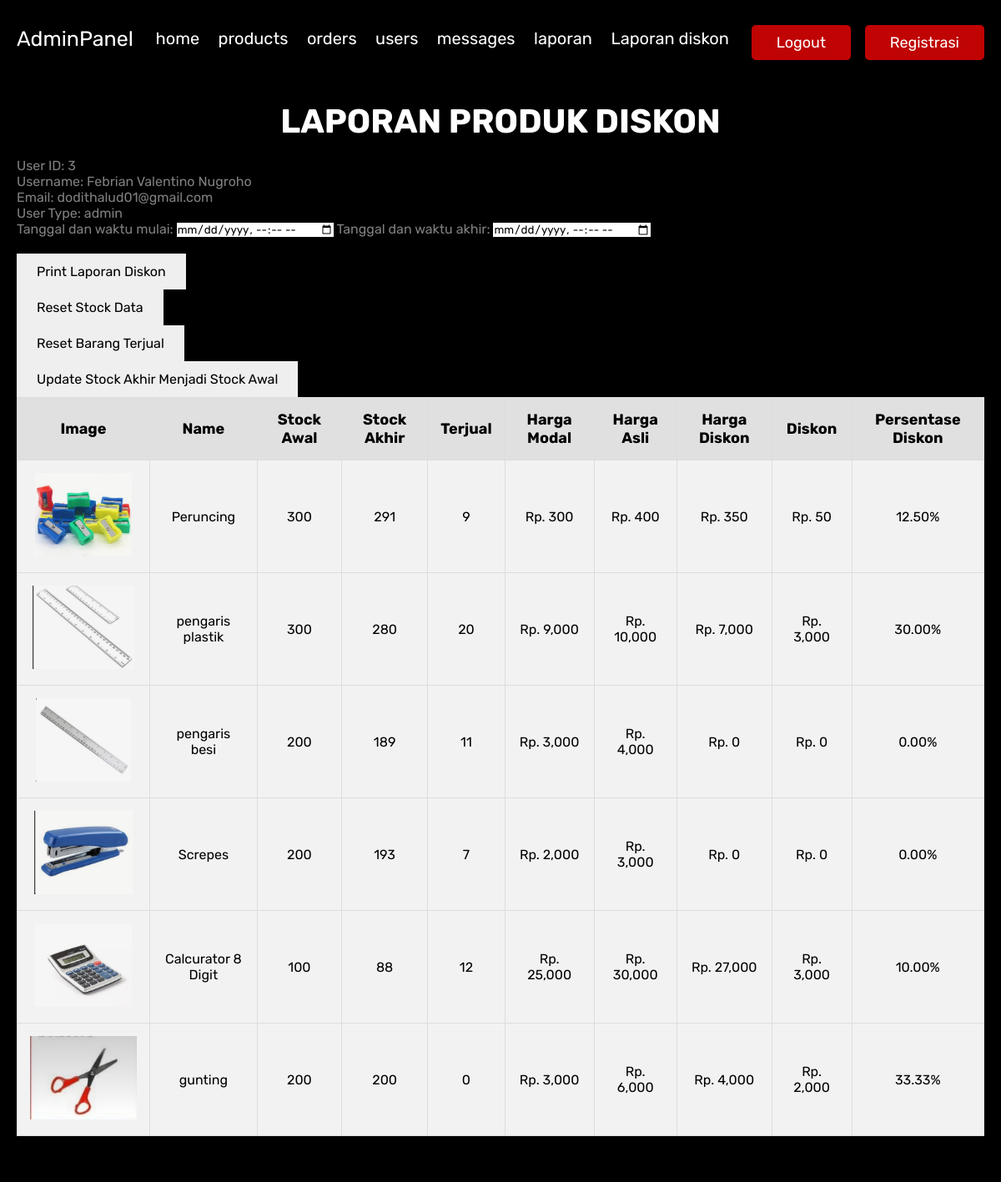
The page /admin_diskon.php (signed in) on the database its author committed.
### tables this page shows
CREATE TABLE `users` (
  `id` int(100) NOT NULL,
  `name` varchar(100) NOT NULL,
  `email` varchar(100) NOT NULL,
  `password` varchar(100) NOT NULL,
  `user_type` varchar(20) NOT NULL DEFAULT 'user',
  `last_login` datetime DEFAULT NULL,
  `last_logout` datetime DEFAULT NULL
);

CREATE TABLE `products` (
  `id` int(100) NOT NULL,
  `name` varchar(100) NOT NULL,
  `cost_price` int(11) NOT NULL,
  `price` int(100) NOT NULL,
  `quantity` int(11) NOT NULL,
  `initial_stock` int(11) NOT NULL,
  `image` varchar(100) NOT NULL,
  `initial_stocks` int(11) NOT NULL,
  `damaged_goods` int(11) NOT NULL,
  `discount_price` decimal(10,2) NOT NULL,
  `initial_stockss` int(11) DEFAULT NULL,
  `awal_stock` int(11) DEFAULT NULL
);

### admin_diskon.php (the view, shortened to what this page needs)
<?php
include 'config.php';
$admin_id = $_SESSION['admin_id'];
$select_admin = mysqli_query($conn, "SELECT * FROM users WHERE id = '$admin_id'") or die('query failed');
$admin_info = mysqli_fetch_assoc($select_admin);
$print_date = date('Y-m-d H:i:s');
?>
<!DOCTYPE html>
<html lang="en">
<head>
    <link rel="stylesheet" href="https://cdnjs.cloudflare.com/ajax/libs/font-awesome/6.0.0/css/all.min.css">
    <link href="assets/css/admin_style.css" rel="stylesheet">
</head>
<body>
    <?php include 'admin_header.php'; ?>
    <section class="sales-report">
        <h1 class="title">Laporan Produk Diskon</h1>
        <div class="user-info">
            <p style="color: grey;">User ID: <?php echo $admin_info['id']; ?></p>
            <p style="color: grey;">Username: <?php echo $admin_info['name']; ?></p>
            <p style="color: grey;">Email: <?php echo $admin_info['email']; ?></p>
            <p style="color: grey;">User Type: <?php echo $admin_info['user_type']; ?></p>
            <form method="post">
                <label for="start_datetime" style="color: grey;">Tanggal dan waktu mulai:</label>
                <input type="datetime-local" id="start_datetime" name="start_datetime" required>
                <label for="end_datetime" style="color: grey;">Tanggal dan waktu akhir:</label>
                <input type="datetime-local" id="end_datetime" name="end_datetime" required>
            </form>
        </div>
        <button class="print-btn no-print" onclick="window.print()">Print Laporan Diskon</button>
        <form method="post">
            <button type="submit" name="reset_stock" class="print-btn no-print">Reset Stock Data</button>
        </form>
        <form method="post">
            <button type="submit" name="reset_sold_quantity" class="print-btn no-print">Reset Barang Terjual</button>
        </form>
        <form method="post">
            <button type="submit" name="update_final_to_initial" class="print-btn no-print">Update Stock Akhir Menjadi Stock Awal</button>
        </form>
        <table>
            <thead>
                <tr>
                    <th>Image</th>
                    <th>Name</th>
                    <th>Stock Awal</th>
                    <th>Stock Akhir</th>
                    <th>Terjual</th>
                    <th>Harga Modal</th>
                    <th>Harga Asli</th>
                    <th>Harga Diskon</th>
                    <th>Diskon</th>
                    <th>Persentase Diskon</th>
                </tr>
            </thead>
            <tbody>
            <?php
            $select_products = mysqli_query($conn, "SELECT * FROM products WHERE discount_price < price") or die('query failed');
            if (mysqli_num_rows($select_products) > 0) {
                while ($fetch_products = mysqli_fetch_assoc($select_products)) {
                    $initial_stock = $fetch_products['initial_stocks'];
                    $final_stock = $fetch_products['quantity'];
                    $sold_quantity = $initial_stock - $final_stock;
                    $cost_price = $fetch_products['cost_price'] ?? 0;
                    $original_price = $fetch_products['price'] ?? 0;
                    $discount_price = $fetch_products['discount_price'] ?? 0;
                    $discount_amount = ($discount_price > 0) ? ($original_price - $discount_price) : 0;
                    $discount_percentage = ($original_price > 0) ? (($discount_amount / $original_price) * 100) : 0;
            ?>
            <tr>
                <td><img src="uploaded_img/<?php echo $fetch_products['image']; ?>" height="100" alt=""></td>
                <td><?php echo $fetch_products['name']; ?></td>
                <td><?php echo $initial_stock; ?></td>
                <td><?php echo $final_stock; ?></td>
                <td><?php echo $sold_quantity; ?></td>
                <td>Rp. <?php echo number_format($cost_price); ?></td>
                <td>Rp. <?php echo number_format($original_price); ?></td>
                <td>Rp. <?php echo number_format($discount_price); ?></td>
                <td>Rp. <?php echo number_format($discount_amount); ?></td>
                <td><?php echo number_format($discount_percentage, 2); ?>%</td>
            </tr>
            <?php
                }
            } else {
                echo '<tr><td colspan="10" class="empty">No discounted products available</td></tr>';
            }
            ?>
            </tbody>
        </table>
        <div class="print-info">
            <p>tanggal print: <?php echo $print_date; ?></p>
        </div>
    </section>
</body>
</html>

### admin_header.php (shortened to what this page needs)
<header class="header">
    <div class="flex">
        <a href="admin_page.php" class="logo">Admin<span>Panel</span></a>
        <nav class="navbar">
            <a href="admin_page.php">home</a>
            <a href="admin_products.php">products</a>
            <a href="admin_orders.php">orders</a>
            <a href="admin_users.php">users</a>
            <a href="admin_contacts.php">messages</a>
            <a href="admin_report.php">laporan</a>
            <a href="admin_diskon.php">Laporan diskon</a>
        </nav>
                <a href="logout.php" class="delete-btn" style="color: white;" >logout</a>
                <a href="password.php" class="delete-btn" style="color: white;" >Registrasi</a>
            </div>
</header>

### assets/css/admin_style.css (style rules this page uses)
:root { --purple:#ffffff; --red:#c00303; --orange:#ff8000; --black:#ffffff; --white:#000000; --light-color:#ffffff; --light-white:#ccc; --light-bg:#000000; --border:.1rem solid var(--black); --box-shadow:0 .5rem 1rem rgba(0, 0, 0, 0.1); }
* { font-family: 'Rubik', sans-serif; margin:0; padding:0; box-sizing: border-box; outline: none; border:none; text-decoration: none; transition:all .2s linear; }
html { font-size: 62.5%; overflow-x: hidden; }
body { background-color: var(--light-bg); }
section { padding:3rem 2rem; }
.title { text-align: center; margin-bottom: 2rem; text-transform: uppercase; color:var(--black); font-size: 4rem; }
.btn, .option-btn, .delete-btn, .white-btn { display: inline-block; margin-top: 1rem; padding:1rem 3rem; cursor: pointer; color:var(--white); font-size: 1.8rem; border-radius: .5rem; text-transform: capitalize; }
.delete-btn { background-color: var(--red); }
.header { position: sticky; top:0; left:0; right:0; z-index: 1000; background-color: var(--white); box-shadow: var(--box-shadow); }
.header .flex { display: flex; align-items: center; padding:2rem; justify-content: space-between; position: relative; max-width: 1200px; margin:0 auto; }
.header .flex .logo { font-size: 2.5rem; color:var(--black); }
.header .flex .logo span { color:var(--purple); }
.header .flex .navbar a { margin:0 1rem; font-size: 2rem; color:var(--black); }

### admin_diskon.php (style rules this page uses)
table { width: 100%; border-collapse: collapse; background-color: #f2f2f2; font-size: 16px; }
th, td { padding: 15px; border: 1px solid #ddd; text-align: center; }
th { background-color: #e0e0e0; font-size: 18px; }
td { font-size: 16px; }
.print-btn { padding: 12px 24px; font-size: 16px; }
.user-info { margin: 20px 0; font-size: 16px; }
.print-info { font-size: 14px; text-align: center; margin: 10px 0; }

### rows shown on the page
users: id "3", name "Febrian Valentino Nugroho", email "dodithalud01@gmail.com", user_type "admin"
products: image (picture), name "Peruncing", initial_stocks "300", quantity "291", sold_quantity "9", cost_price "300", price "400", discount_price "350", discount_amount "50", discount_percentage "12.50"
products: image (picture), name "pengaris plastik", initial_stocks "300", quantity "280", sold_quantity "20", cost_price "9,000", price "10,000", discount_price "7,000", discount_amount "3,000", discount_percentage "30.00"
products: image (picture), name "pengaris besi", initial_stocks "200", quantity "189", sold_quantity "11", cost_price "3,000", price "4,000", discount_price "0", discount_price "0.00"
products: image (picture), name "Screpes", initial_stocks "200", quantity "193", sold_quantity "7", cost_price "2,000", price "3,000", discount_price "0", discount_price "0.00"
products: image (picture), name "Calcurator 8 Digit", initial_stocks "100", quantity "88", sold_quantity "12", cost_price "25,000", price "30,000", discount_price "27,000", discount_amount "3,000", discount_percentage "10.00"
products: image (picture), name "gunting", initial_stocks "200", quantity "200", sold_quantity "0", cost_price "3,000", price "6,000", discount_price "4,000", discount_amount "2,000", discount_percentage "33.33"
